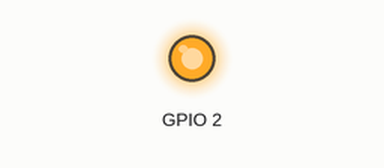
A sketch run on a simulated ESP8266 (NodeMCU). On the bench: output pins drawn as LEDs (lit = HIGH). WiFi joins after 1.5 s; servers stay silent unless stated; what the sketch prints to the serial monitor is not drawn.

Above: at 2.5 s.
At 4.5 s:
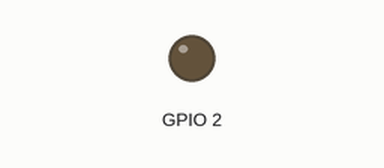
Timing chart, 0 to 6.7 s (numbered marks = the images above):
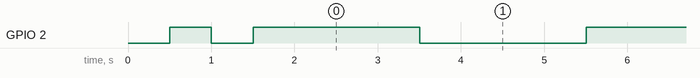

Measured:
- by itself, GPIO 2: repeats every 4.0 s: HIGH 2.0 s, LOW 2.0 s

The sketch:

Test2.ino
```cpp
#include <ESP8266WiFi.h>

#define SCREEN_WIDTH 80
int screenWidthCount = 0;

const char* ssid = "TeleCentro-3964";
const char* password = "271097533";

const int led = 2;
bool ledStatus=true;

void setup() {
  pinMode(2, OUTPUT);
  Serial.begin(74880);
  //Serial.setDebugOutput(true);
  Serial.println("Conecting");

  WiFi.begin(ssid, password);

  while (WiFi.status() != WL_CONNECTED) {
    delay(500);
    Serial.print(".");
    digitalWrite(2, ledStatus?HIGH:LOW);
    ledStatus=ledStatus?false:true;
    screenWidthCount++;
    if (screenWidthCount>SCREEN_WIDTH){
      Serial.print("\n\r");
      screenWidthCount=0;
    }
  }

  Serial.println("Ok");
  Serial.print("IP address: ");
  Serial.println(WiFi.localIP());
}

void loop() {
  delay(2000);
  digitalWrite(2, ledStatus?HIGH:LOW);
  ledStatus=ledStatus?false:true;
}
```
